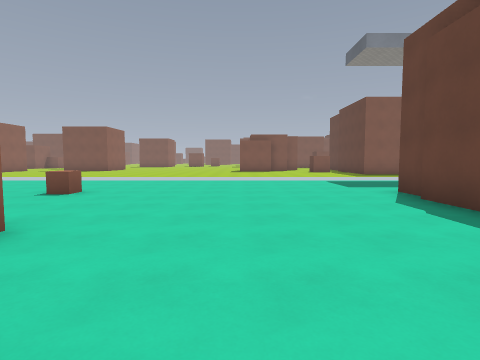
[1] (above)

24 first-person views from a walk through a Godot game level. The camera is 1.5 m above the floor, tilts 4° down and sees 80° across. The floor is counted in squares, 2 m on a side. Each view is taken from the middle of a square. On the plan, view 1 faces up. The plan holds only what a view shows up to about 10 squares ahead; the rest is blank. The place goes on beyond the plan. Surface patterns are stand-ins for the level's own textures.

[2]
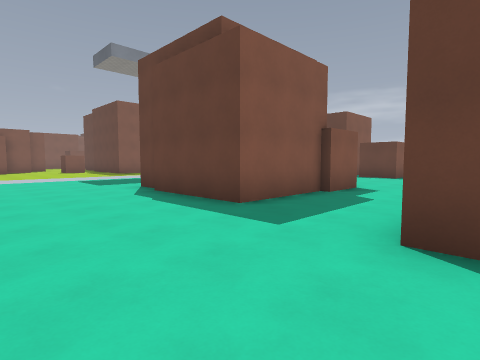

[3]
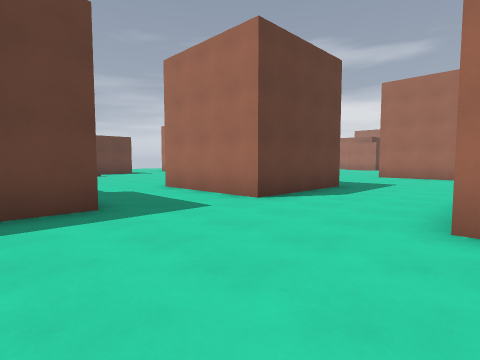

[4]
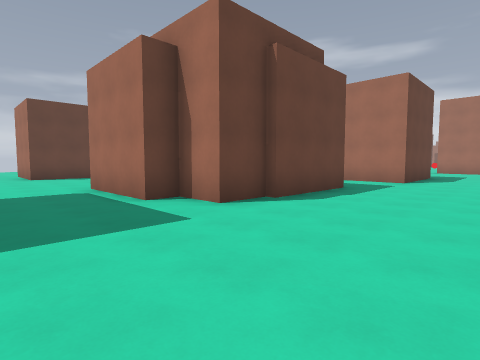

[5]
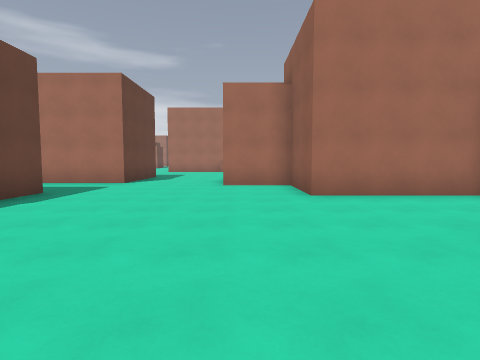

[6]
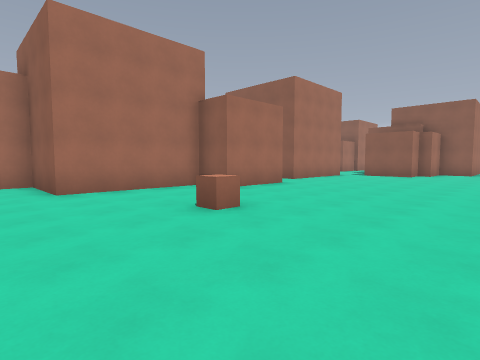

[7]
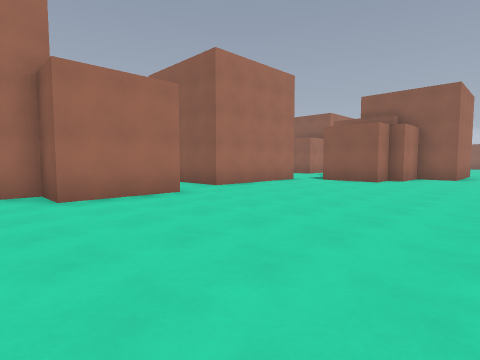

[8]
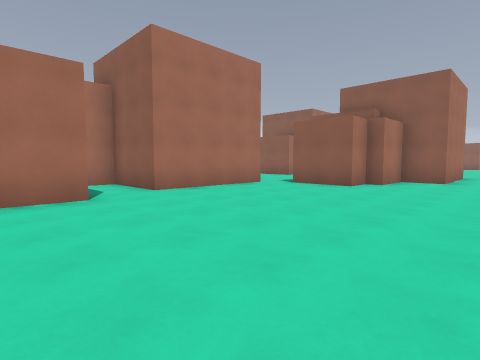

[9]
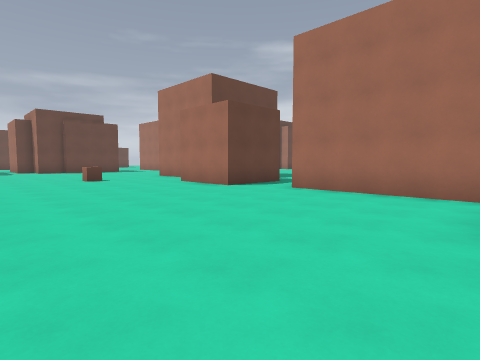

[10]
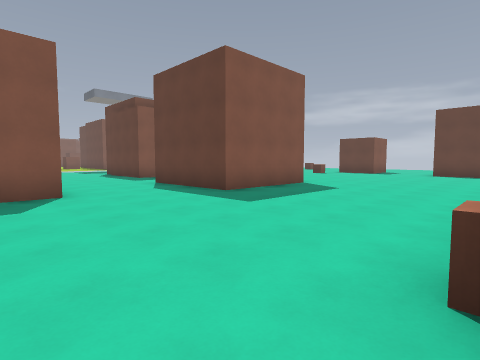

[11]
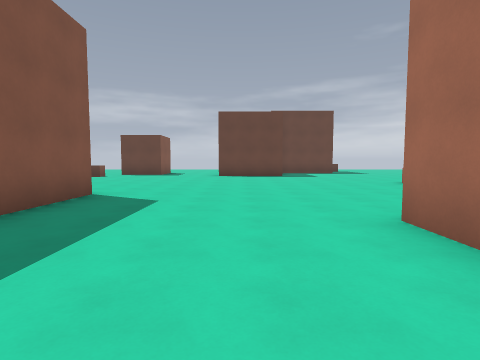

[12]
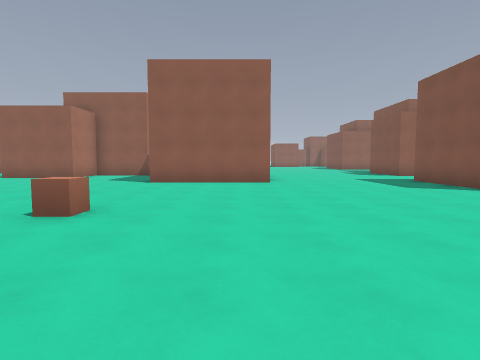

[13]
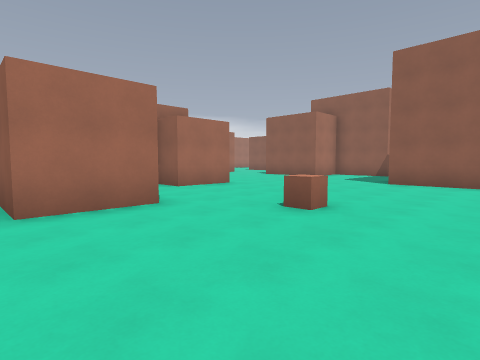

[14]
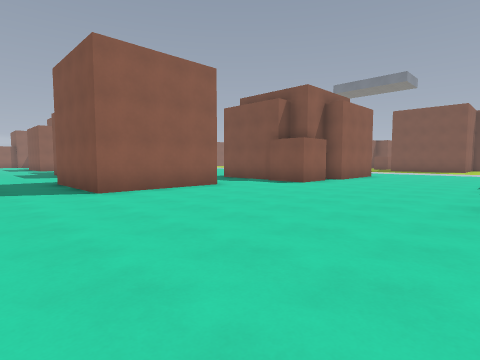

[15]
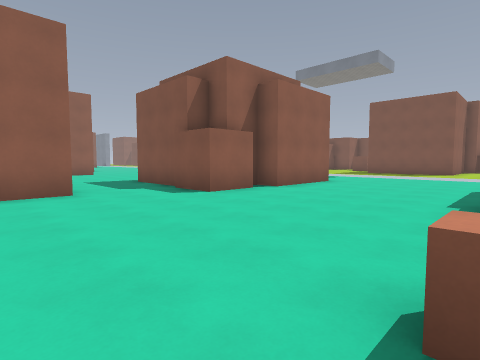

[16]
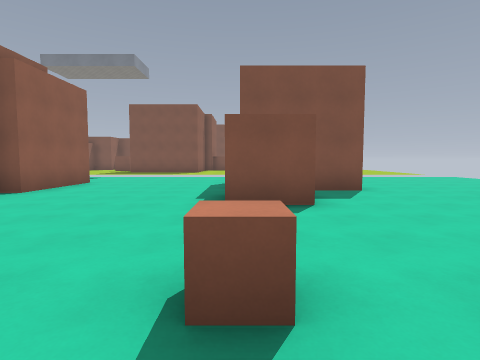

[17]
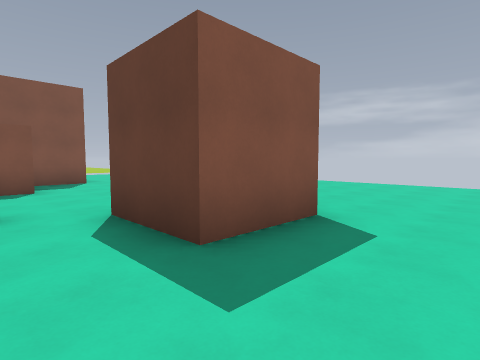

[18]
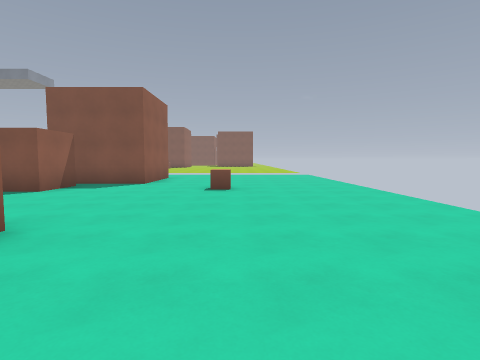

[19]
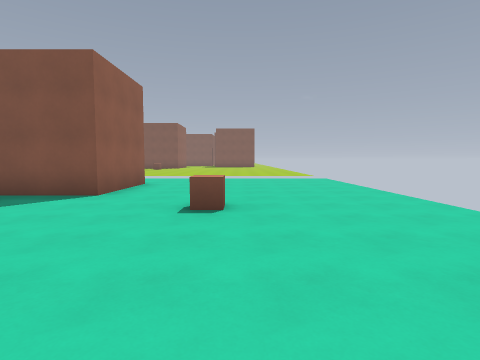

[20]
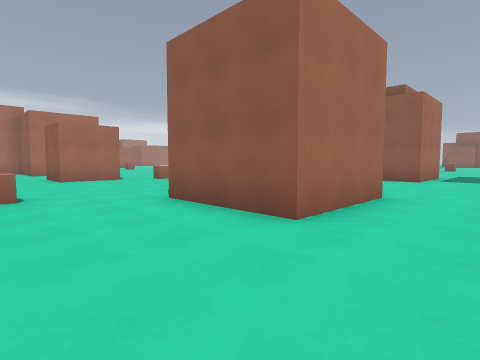

[21]
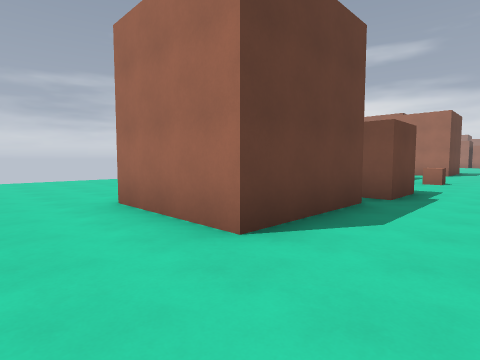

[22]
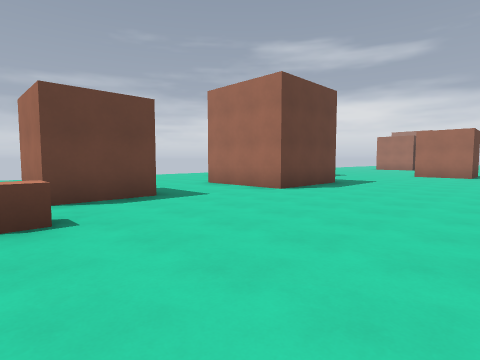

[23]
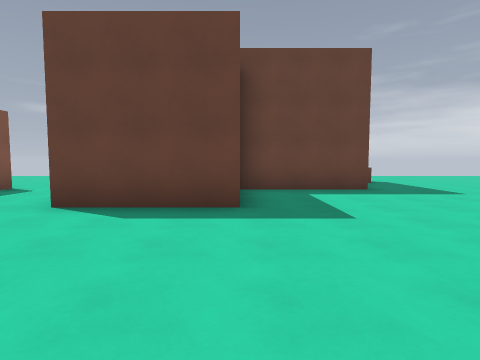

[24]
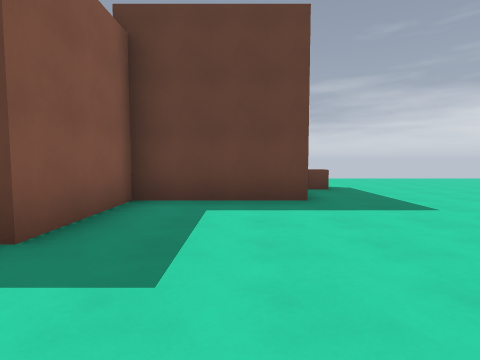

### Floor plan
Points are (right, up) in squares from view 1. A wall is a line through its corners. A room is listed if a view was taken in it or the views show most of it. See-through windows are left out.
Room 1 (views 1, 2, 3, 4, 5, 6, 7, 8, 9)
walls: (-8.8, 2) (-8.8, 4.3) (-6.3, 4.3) (-6.3, 3) (-2.5, 3) (-2.5, 0.5) (-0.5, 0.5); (3.7, 5.5) (3.7, 6.7) (5, 6.7) (5, 7.5) (8, 7.5); (6.2, 2.5) (3.5, 2.5) (3.5, 5.5); (-14.5, 3.5) (-10.5, 3.5) (-10.5, 1) (-9.6, 1); (2.8, -3.8) (2.8, -0.3) (6.3, -0.3); (7.8, 2.3) (6.2, 2.3); (-17.5, 7) (-16, 7) (-16, 6.5) (-15, 6.5) (-15, 4.5)
ways out: opening at (-14, 4) to room 2; opening at (1, -2.3) to room 2; opening at (6.7, 1) to room 2; opening at (8.7, 9) to room 2
Room 2 (views 10, 11, 12, 13, 14, 15, 16, 17, 18, 19, 20, 21, 22, 23, 24)
walls: (2.2, -9) (3.5, -9) (3.5, -13); (6.3, -0.3) (6.3, -3.8) (2.8, -3.8); (-0.4, -2.5) (-1.5, -2.5); (10.4, -14.5) (12.5, -14.5) (12.5, -16); (7.8, 3.8) (7.8, 2.3); (6.5, -17) (8.5, -17) (8.5, -17.5); (16.6, -3) (14.5, -3) (14.5, -1) (16.5, -1) (16.5, -1.6); (16.2, -12.4) (16.2, -9) (13.5, -9) (13.5, -6) (16.5, -6); (13, 4.9) (13, 8) (16, 8) (16, 5) (13.8, 5); (14.3, 4.2) (14.3, 2.7) (12.7, 2.7) (12.7, 4.3); (8, 7.5) (8, 4.5) (7.2, 4.5)
low walls: (18.2, -13.4) (18.2, -12.8)
ways out: opening at (-14, 4) to room 1; opening at (1, -2.3) to room 1; opening at (6.7, 1) to room 1; opening at (8.7, 9) to room 1

Where each view was taken, in squares from view 1:
view 1: 0 up, 0 right, facing up
view 2: 1 down, 0 right, facing up-right
view 3: 4 up, 1 left, facing down-right
view 4: 10 up, 0 right, facing down-right
view 5: 9 up, 1 left, facing down
view 6: 10 up, 1 left, facing down-left
view 7: 10 up, 5 left, facing down-left
view 8: 10 up, 7 left, facing down-left
view 9: 10 up, 15 left, facing down-right
view 10: 9 down, 2 left, facing up-right
view 11: 7 down, 0 right, facing right
view 12: 10 down, 13 right, facing left
view 13: 10 down, 13 right, facing down-left
view 14: 6 down, 13 right, facing up-left
view 15: 2 down, 13 right, facing up-left
view 16: 2 down, 13 right, facing up
view 17: 5 down, 13 right, facing up-right
view 18: 4 down, 19 right, facing up
view 19: 1 down, 19 right, facing up
view 20: 10 up, 19 right, facing down-left
view 21: 10 up, 11 right, facing down-right
view 22: 0 up, 9 right, facing down-right
view 23: 9 down, 9 right, facing right
view 24: 11 down, 11 right, facing right
